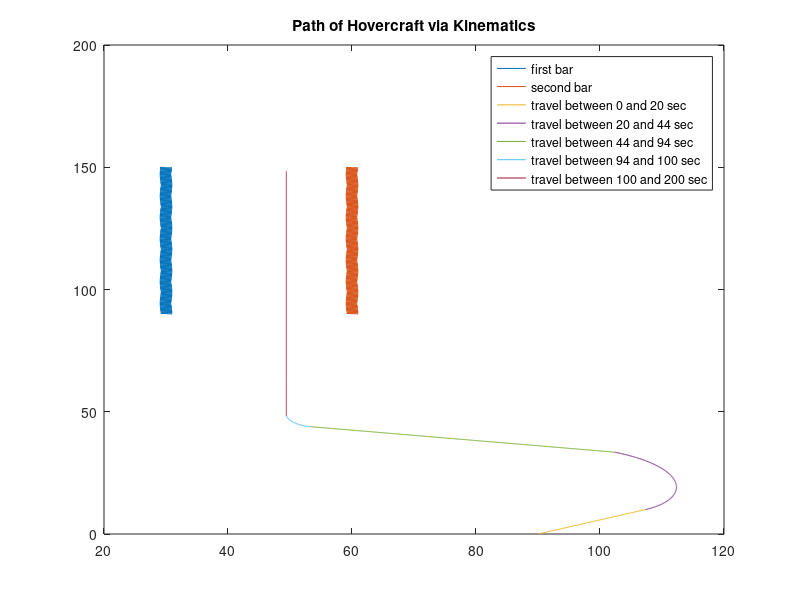

This figure's MATLAB source: (Note: this script raises an error after producing the figure.)

t = 0:0.1:20;%start time at t = 0 go all the way to 90
O = (30/360)*2*pi;%set original O aka theta as 30 degrees


y = t.*sin(O);%y axis is sin

x = 90 + t.*cos(O);%x axis is cos with a headstart at 90




t = 0:0.1:24;%set time at 0 to 24 (aka points 20 to 44)

u = ((0.1*O).*t);%generate input signul u(t) to curb functions x and y to make a detour

x2 = 90 + +20*cos(O) + t.*cos(O+u);%new functions x2 starts at the point x ends

y2 = 20*sin(O) + t.*sin(O+u);%new functions y2 starts at the point y ends




t = 0:0.1:50;%generate time sequence from 0 to 50 (aka 44 to 94)

u = 4.6*O;%generate new u signal to go straight

x3 = 90 + +20*cos(O) + 24*cos(O+((0.1*O)*24)) + t.*cos(O + u);%new functions x3 starts at the point x2 ends

y3 = 20*sin(O) + 24*sin(O+((0.1*O)*24)) + t.*sin(O+ u);%new functions y3 starts at the point y2 ends




t = 0:0.1:6;%generate time sequence from 0 to 6 (aka 94 to 100)

u = - (0.2*O).*t%generate new u signal to curve function once again

x4 = 90 + +20*cos(O) + 24*cos(O+((0.1*O)*24)) + 50*cos(O + 4.6*O) + t.*cos(O + 4.6*O + u)%new functions x4 starts at the point x3 ends
y4 = 20*sin(O) + 24*sin(O+((0.1*O)*24)) + 50*sin(O+ 4.6*O)+ t.*sin(O + 4.6*O + u);%new functions y4 starts at the point y3 ends



t = 0:0.1:100%generate final sequence between 

u = - (0.2*O)*(-107);%generate final u signal to go straight through parallel pillars

x5 = 90 + +20*cos(O) + 24*cos(O+((0.1*O)*24)) + 50*cos(O + 4.6*O) + 6*cos(O + 4.6*O - (0.2*O)*6) + t.*cos(O + 4.6*O + u);%new functions x5 starts at the point x4 ends
y5 = 20*sin(O) + 24*sin(O+((0.1*O)*24)) + 50*sin(O+ 4.6*O)+ 6*sin(O + 4.6*O - (0.2*O)*6) + t.*sin(O + 4.6*O +u );%new functions y5 starts at the point y4 ends

t = 0:0.1:60%generate a new timeframe between 0 and 60

x6 = 30 + cos(400000*t)%generates pillar 1
y6 = 90 + t.*sin(3*O)%contributes into the formation of the piullars
x7 = 60 + cos(400000*t)%generates pillar 2

line([30 30],[90 180])

plot(x6,y6,x7,y6,x,y,x2,y2,x3,y3,x4,y4,x5,y5);%plot the path of the hovercraft and outline each path in colour
title('Path of Hovercraft via Kinematics')%create title and legen
legend('first bar', 'second bar','travel between 0 and 20 sec','travel between 20 and 44 sec','travel between 44 and 94 sec','travel between 94 and 100 sec','travel between 100 and 200 sec','travel between 200 and 260 sec')%outline dexription for each legend

linkdata on;%link each portion of data


    
